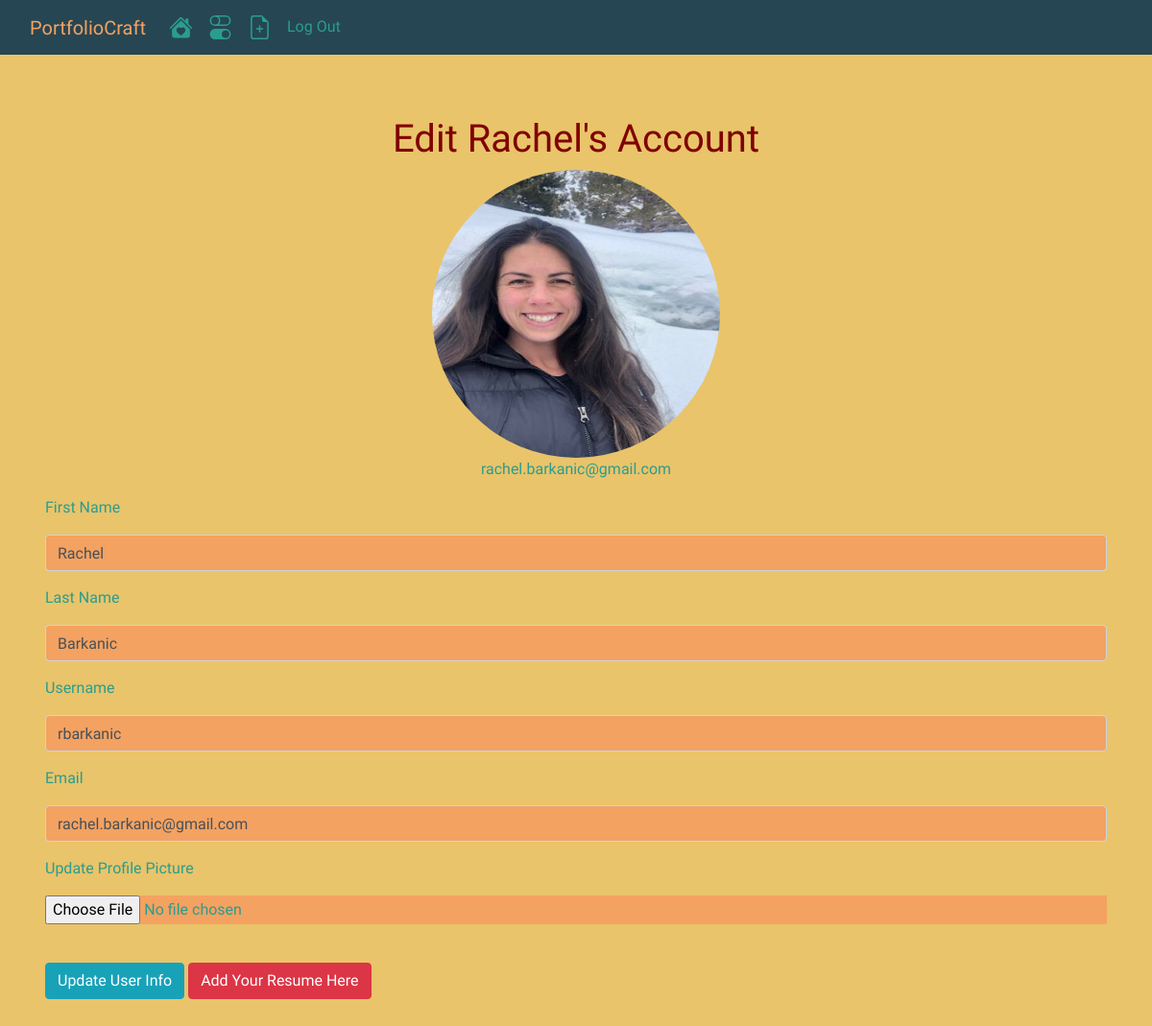
/account (signed in), run on the app's committed database.
### portfoliocraft/models.py (models this page shows, shortened)
class User(db.Model, UserMixin):
    __tablename__ = 'users'
    id = db.Column(db.Integer, autoincrement = True, primary_key = True)
    profile_image = db.Column(db.String(255), nullable = False, default = 'default_profile.png')
    resume = db.Column(db.String(255), nullable = False, default = 'default_resume.png')
    first_name = db.Column(db.String(255), nullable = False, index=True)
    last_name = db.Column(db.String(255), nullable = False, index=True)
    username = db.Column(db.String(255), unique = True, nullable = False, index=True)
    email = db.Column(db.String(255), unique = True, nullable = False, index=True)
    password_hash = db.Column(db.String(255), nullable = False)
    projects = db.relationship('Project', backref = 'author', lazy = True)

### portfoliocraft/users/views.py (the view)
@users.route('/account', methods=['GET', 'POST'])
@login_required
def account():
    form = UpdateUserForm()
    if request.method == 'POST':
        form.validate_on_submit()
        user = User.query.filter_by(username = current_user.username).first()
        if form.picture.data:
            username = user.username
            pic = add_profile_pic(form.picture.data, username)
            user.profile_image = pic
        user.first_name = form.first_name.data
        user.last_name = form.last_name.data
        user.username = form.username.data
        user.email = form.email.data
        db.session.commit()
        flash('Your Account Information Has Been Updated!')
        return redirect(url_for('users.account'))
    elif request.method == 'GET':
        form.first_name.data = current_user.first_name
        form.last_name.data = current_user.last_name
        form.username.data = current_user.username
        form.email.data = current_user.email
    profile_image = url_for('static', filename='profile_pics/' + current_user.profile_image)
    return render_template('account.html', profile_image = profile_image, form = form)

### portfoliocraft/users/forms.py (shortened to what this page needs)
class UpdateUserForm(FlaskForm):
    first_name = StringField('First Name')
    last_name = StringField('Last Name')
    username = StringField('Username')
    email = StringField('Email', validators=[Email()])
    picture = FileField('Update Profile Picture', validators=[FileAllowed(['jpg', 'png', 'jpeg', 'gif'])])
    resume = FileField('Add Your Resume', validators=[FileAllowed(['jpg', 'png', 'jpeg', 'gif', 'pdf'])])
    submit = SubmitField('Update User Info')

### portfoliocraft/models.py (called while the page is built)
@login_manager.user_loader
def load_user(user_id):
    return User.query.get(user_id)

### portfoliocraft/templates/account.html (shortened to what this page needs)
{% extends 'base.html' %}
{% block body %}
<div class="jumbotron">
    <div align='center'>
        <h1 >Edit {{current_user.first_name}}'s Account </h1>
        <img class="profile-pic" align='center' src="{{ url_for('static', filename='profile_pics/' + current_user.profile_image) }}">
        <p>{{ current_user.email }}</p>
</div>
<div class="container">
    <form method="POST" action="/account" enctype="multipart/form-data">
        <div class="form-group">
        {{ form.first_name.label(class='form-group') }}
        {{ form.first_name(class='form-control') }}
        </div>
        <div class="form-group">
        {{ form.last_name.label(class='form-group') }}
        {{ form.last_name(class='form-control') }}
        </div>
        <div class="form-group">
        {{ form.username.label(class='form-group') }}
        {{ form.username(class='form-control') }}
        </div>
        <div class="form-group">
        {{ form.email.label(class='form-group') }}
        {{ form.email(class='form-control') }}
        </div>
        <div class="form-group">
        {{ form.picture.label(class='form-group') }}
        {{ form.picture(class='form-control-file') }}
        </div>
        <br>
        {{ form.submit(class='btn btn-info') }}
        <button class="btn btn-danger"><a class="resume-btn" href="{{url_for('users.upload_file')}}">Add Your Resume Here</a></button>
    </form>
    <br>
</div>
{% endblock %}

### portfoliocraft/static/styles.css (style rules this page uses)
.profile-pic { height: 300px; width: 300px; border-radius: 50%; }
body { font-family: 'Tilt Neon', cursive; background-color: #e9c46a; color: #2a9d8f; }
.jumbotron { background-color: #e9c46a; }
.resume-btn { color: white; }
.form-control { background-color: #f4a261; }
.form-control-file { background-color: #f4a261; }
h1 { color: maroon; }

### data on the page
User: first_name "Rachel", profile_image (picture), email "rachel.barkanic@gmail.com", last_name "Barkanic", username "rbarkanic"
